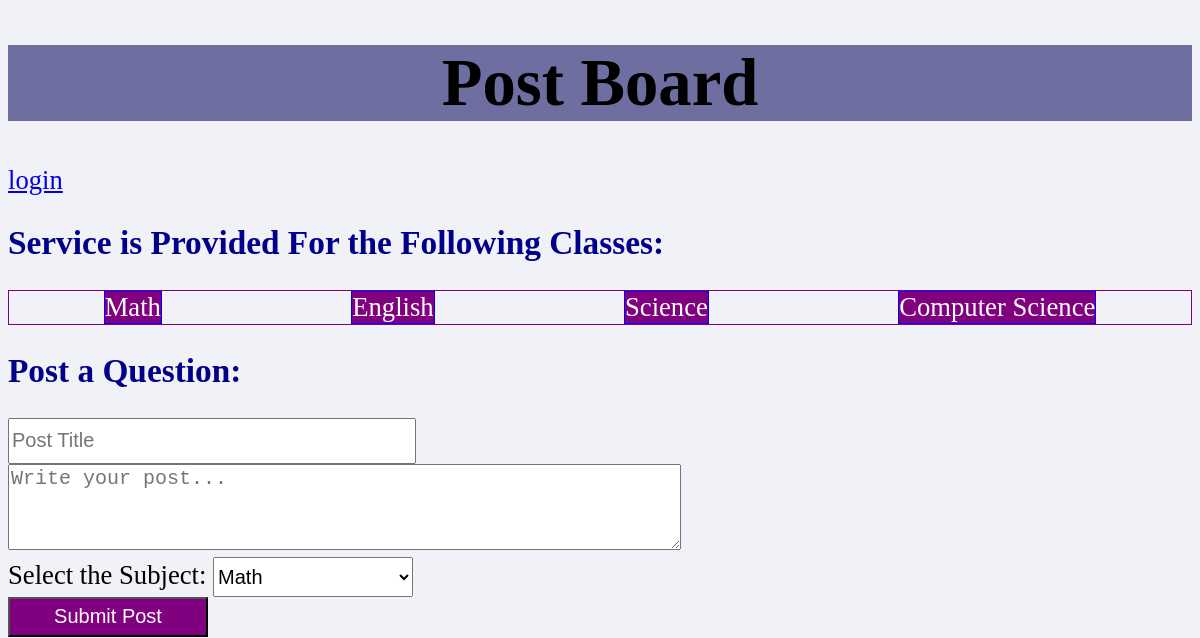
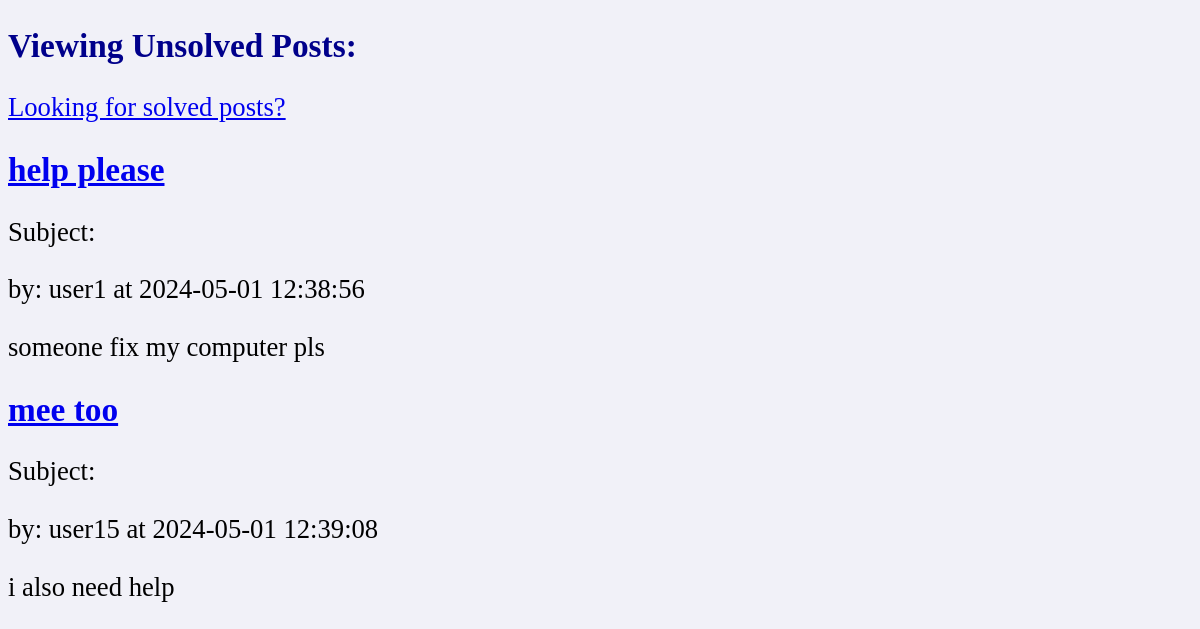
Before: / with the older database file (2 pictures, top to bottom).
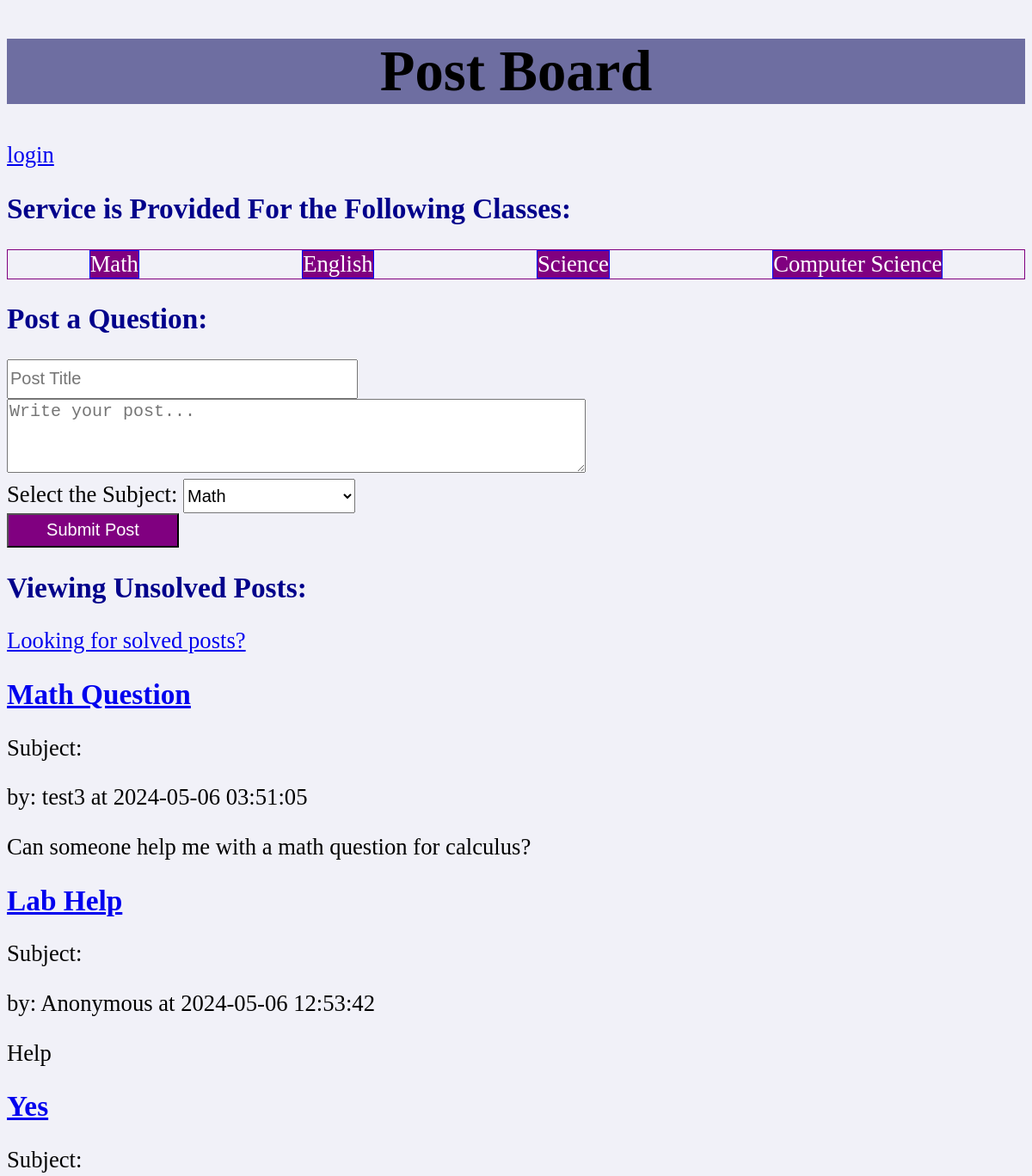
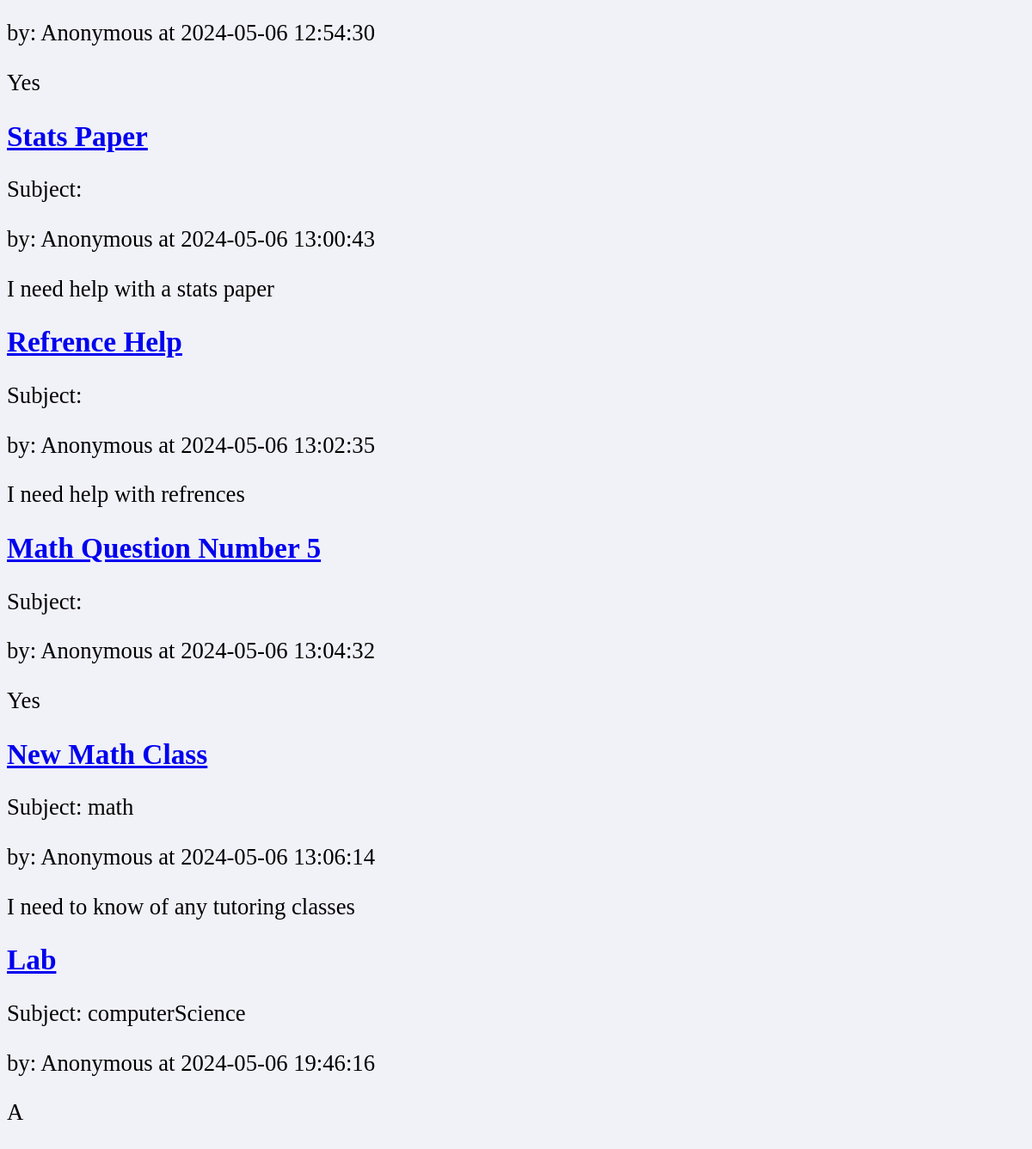
After: the same page with the newer database file (2 pictures, top to bottom).
### tables this page shows
CREATE TABLE `posts` (
  `userid` varchar(16) NOT NULL,
  `postid` int(16) NOT NULL,
  `title` varchar(32) NOT NULL,
  `content` text NOT NULL,
  `subjectName` varchar(30) NOT NULL,
  `solved` int(1) NOT NULL DEFAULT 0,
  `timest` timestamp NOT NULL DEFAULT current_timestamp()
);

### index.php (the view, shortened to what this page needs)
<!DOCTYPE html>
<html>
<head>
    <link rel="stylesheet" href="homepage.css">
</head>
<body>
<h1>Post Board</h1>
<?php
if(isset($_SESSION["loggedin"]) && $_SESSION["loggedin"] == true)
{
    echo "logged in as ";
    echo $_SESSION["name"];
    echo "<p><a href='logout.php'>logout</a></p>";
}
else{
    echo "<p><a href='login.php'>login</a></p>";
}
?>
<h2>Service is Provided For the Following Classes:</h3>
<div class="container">
    <div class="subjectSelected">Math</div>
    <div class="subjectSelected">English</div>
    <div class="subjectSelected">Science</div>
    <div class="subjectSelected">Computer Science</div>
</div>
<div class="postQuestion">
    <h2>Post a Question:</h2>
    <form action="submit_post.php" method="post">
        <input type="text" name="post_title" placeholder="Post Title" required><br>
        <textarea name="post_content" placeholder="Write your post..." required></textarea><br>
        <label fore="subject">Select the Subject:</label>
        <select name="subject" id="subject" required>
            <option value="math">Math</option>
        </select><br>
        <input type="submit" value="Submit Post">
    </form>
</div>
<?php
$db = new mysqli("localhost", "root", "", "postz");
$query = "SELECT * FROM posts WHERE solved=0";
$result = $db->query($query);
echo "<h2> Viewing Unsolved Posts: </h2>";
echo "<p><a href='solved.php'>Looking for solved posts?</a></p>";
while ($row = $result->fetch_assoc()) {
    echo "<h2><a href='reply.php?postid={$row['postid']}'>{$row['title']}</a></h2>";
    echo "<p>Subject: {$row['subjectName']}</p>";
    echo "<p>by: {$row['userid']} at {$row['timest']}</p>";
    echo "<p>{$row['content']}</p>";
}
?>
</body>
</html>

### homepage.css (style rules this page uses)
body { background-color: rgb(241, 241, 248); font-size: 20pt; font-family: Georgia, 'Times New Roman', Times, serif; }
h1 { text-align: center; font-size: 50pt; background-color: rgb(110, 110, 161); }
h2 { color:darkblue; font-size:25pt; }
.container { display:flex; flex-direction: row; border:1px solid purple; justify-content: space-around; }
.subjectSelected { color:white; background-color: purple; border:1px solid blue; }
.postQuestion { border:1px rgb(62, 47, 62); }
select { width:150pt; height:30pt; font-size: 15pt; }
input[type="text"] { width:300pt; height:30pt; font-size: 15pt; }
textarea { width:500pt; height:60pt; font-size: 15pt; }
input[type="submit"] { background-color: purple; color:white; width:150pt; height: 30pt; font-size:15pt; }

Changed rows visible on the page:
no longer on this page (row edited): posts: title "help please", userid "user1", timest "2024-05-01 12:38:56", content "someone fix my computer pls"
no longer on this page (row edited): posts: title "mee too", userid "user15", timest "2024-05-01 12:39:08", content "i also need help"
added posts: title "Math Question", userid "test3", timest "2024-05-06 03:51:05", content "Can someone help me with a math question for calculus?"
added posts: title "Lab Help", userid "Anonymous", timest "2024-05-06 12:53:42", content "Help"
added posts: title "Yes", userid "Anonymous", timest "2024-05-06 12:54:30", content "Yes"
added posts: title "Stats Paper", userid "Anonymous", timest "2024-05-06 13:00:43", content "I need help with a stats paper"
added posts: title "Refrence Help", userid "Anonymous", timest "2024-05-06 13:02:35", content "I need help with refrences"
added posts: title "Math Question Number 5", userid "Anonymous", timest "2024-05-06 13:04:32", content "Yes"
added posts: title "New Math Class", subjectName "math", userid "Anonymous", timest "2024-05-06 13:06:14", content "I need to know of any tutoring classes"
added posts: title "Lab", subjectName "computerScience", userid "Anonymous", timest "2024-05-06 19:46:16", content "A"
